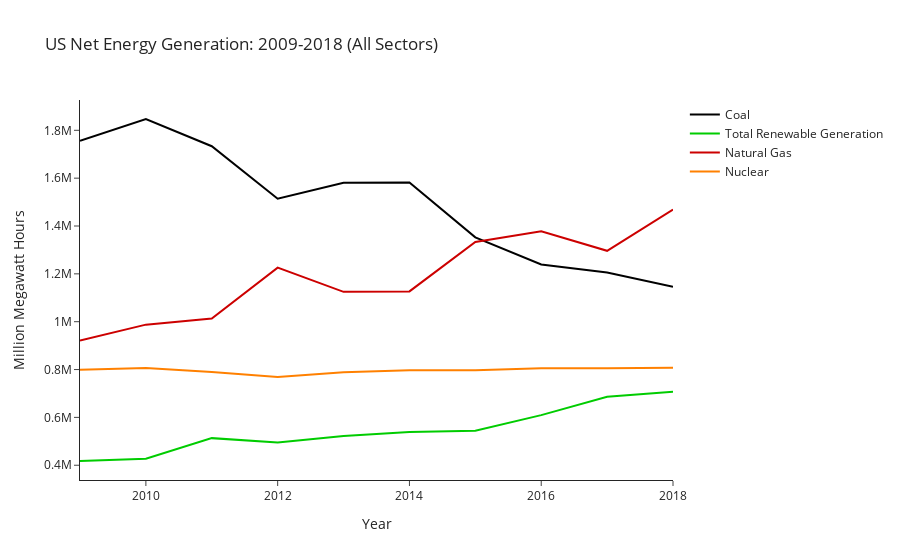

The code cell stored with this chart in its notebook:
### Code cell
fig = px.line(x='Year',y='Million Megawatt Hours',data_frame=df,color='Source',labels={'Year','Million MegaWatt'},
             title='US Net Energy Generation: 2009-2018 (All Sectors)',
              template='simple_white',color_discrete_sequence=color)

fig.for_each_trace(lambda t: t.update(name=t.name.replace("Source=", "")))
fig.show()

### Figure 1 — Plotly figure (JSON) as saved in the notebook; plotly's stock layout.template omitted (floating-point values rounded to 4 significant figures)
{"data": [{"hoverlabel": {"namelength": 0}, "hovertemplate": "Source=Coal<br>Year=%{x}<br>Million Megawatt Hours=%{y}", "legendgroup": "Source=Coal", "line": {"color": "rgb(0,0,0)", "dash": "solid"}, "mode": "lines", "name": "Coal", "showlegend": true, "type": "scatter", "x": [2009, 2010, 2011, 2012, 2013, 2014, 2015, 2016, 2017, 2018], "xaxis": "x", "y": [1755904, 1847290, 1733430, 1514043, 1581115, 1581710, 1352398, 1239149, 1205835, 1145962], "yaxis": "y"}, {"hoverlabel": {"namelength": 0}, "hovertemplate": "Source=Total Renewable Generation<br>Year=%{x}<br>Million Megawatt Hours=%{y}", "legendgroup": "Source=Total Renewable Generation", "line": {"color": "rgb(0,204,0)", "dash": "solid"}, "mode": "lines", "name": "Total Renewable Generation", "showlegend": true, "type": "scatter", "x": [2009, 2010, 2011, 2012, 2013, 2014, 2015, 2016, 2017, 2018], "xaxis": "x", "y": [417724, 427376, 513336, 494573, 522073, 538579, 544241, 609445, 686610, 706867], "yaxis": "y"}, {"hoverlabel": {"namelength": 0}, "hovertemplate": "Source=Natural Gas<br>Year=%{x}<br>Million Megawatt Hours=%{y}", "legendgroup": "Source=Natural Gas", "line": {"color": "rgb(204,0,0)", "dash": "solid"}, "mode": "lines", "name": "Natural Gas", "showlegend": true, "type": "scatter", "x": [2009, 2010, 2011, 2012, 2013, 2014, 2015, 2016, 2017, 2018], "xaxis": "x", "y": [920979, 987697, 1013689, 1225894, 1124836, 1126609, 1333482, 1378307, 1296415, 1468727], "yaxis": "y"}, {"hoverlabel": {"namelength": 0}, "hovertemplate": "Source=Nuclear<br>Year=%{x}<br>Million Megawatt Hours=%{y}", "legendgroup": "Source=Nuclear", "line": {"color": "rgb(255,128,0)", "dash": "solid"}, "mode": "lines", "name": "Nuclear", "showlegend": true, "type": "scatter", "x": [2009, 2010, 2011, 2012, 2013, 2014, 2015, 2016, 2017, 2018], "xaxis": "x", "y": [798855, 806968, 790204, 769331, 789016, 797166, 797178, 805694, 804950, 807084], "yaxis": "y"}], "layout": {"legend": {"tracegroupgap": 0}, "title": {"text": "US Net Energy Generation: 2009-2018 (All Sectors)"}, "xaxis": {"anchor": "y", "domain": [0, 1], "title": {"text": "Year"}}, "yaxis": {"anchor": "x", "domain": [0, 1], "title": {"text": "Million Megawatt Hours"}}}}
